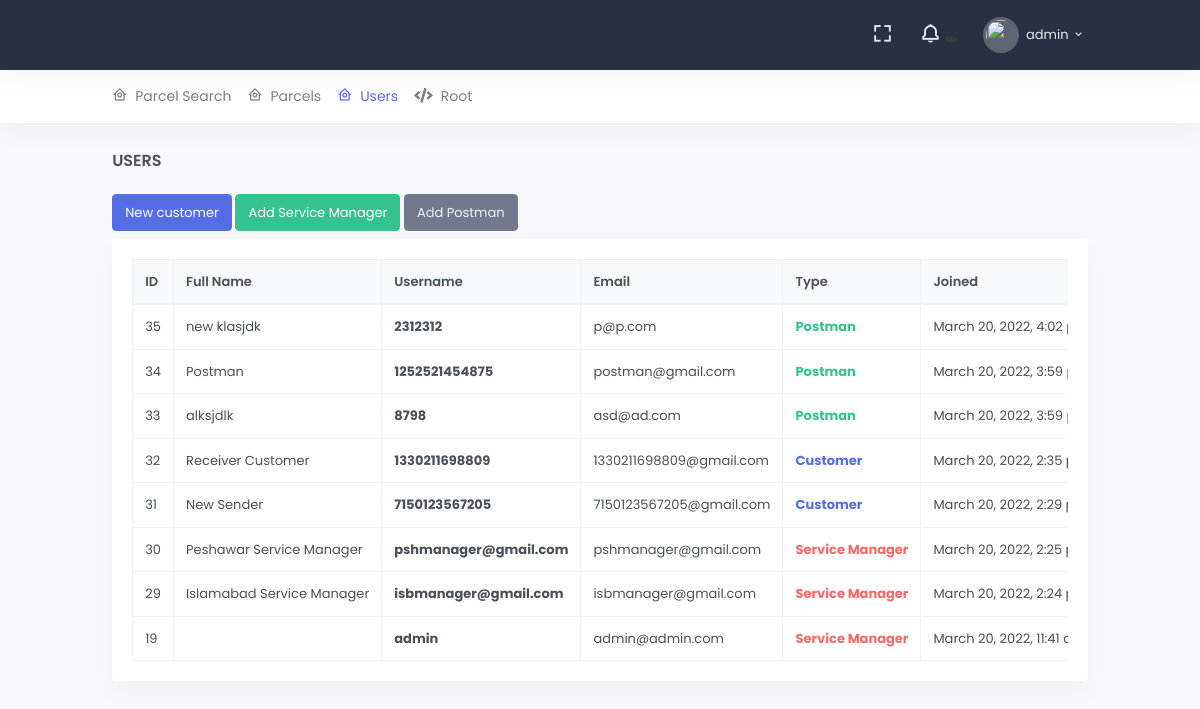
Page /a/user/ (signed in) on the earlier database version.
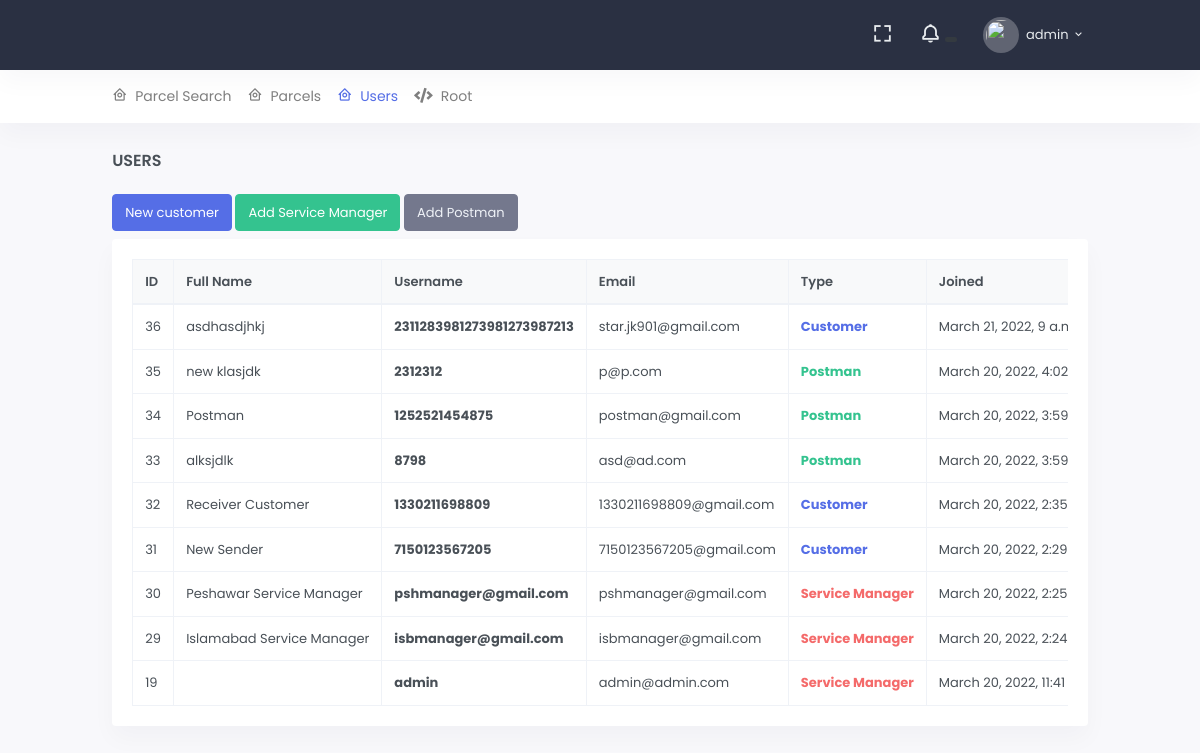
Same page on the later database version.
### src/accounts/models.py (models this page shows, shortened)
class User(AbstractUser):
    profile_image = ResizedImageField(
        upload_to='account/images/profiles/', null=True, blank=True, size=[100, 100], quality=75, force_format='PNG',
        help_text='size of logo must be 100*100 and format must be png image file', crop=['middle', 'center']
    )
    phone_number = models.CharField(max_length=30, null=True, blank=True)
    cnic = models.CharField(max_length=13, null=True, blank=True,
                            help_text="13 digits cnic without -")
    address = models.TextField(max_length=30, null=True, blank=True)
    latitude = models.DecimalField(max_digits=9, decimal_places=6, default=0.00, blank=True, null=True)
    longitude = models.DecimalField(max_digits=9, decimal_places=6, default=0.00, blank=True, null=True)
    office = models.ForeignKey('api.PostOffice', null=True, blank=True, on_delete=models.SET_NULL)
    is_customer = models.BooleanField(default=True)
    is_postman = models.BooleanField(default=False)
    city = models.CharField(max_length=30, null=True, blank=True, default="Default")
    postal_code = models.IntegerField(default=0, null=True, blank=True)
    class Meta:
        ordering = ['-id']
        verbose_name = 'User'
        verbose_name_plural = 'Users'

### src/portals/admins/views.py (the view)
# urls.py: path('user/', UserListView.as_view(), name='user'),
@method_decorator(admin_decorators, name='dispatch')
class UserListView(ListView):
    queryset = User.objects.all()
    template_name = 'admins/user_list.html'

### src/portals/admins/templates/admins/user_list.html (shortened to what this page needs)
{% extends 'core/base.html' %}
{% load custom_tags %}
{% block page_heading %}
    Users
{% endblock %}
{% block content %}
    <div class="row mb-2">
        <div class="col-lg-12">
            <a href="{% url 'admins:add-parcel' %}" class="btn btn-primary">New customer</a>
            <a href="{% url 'admins:add-super-user' %}" class="btn btn-success">Add Service Manager</a>
            <a href="{% url 'admins:add-postman-user' %}" class="btn btn-secondary">Add Postman</a>
        </div>
    </div>
    <div class="row">
        <div class="col-12">
            <div class="card">
                <div class="card-body">
                    {% if user_list %}
                        <div class="table-responsive">
                            <table class="table table-bordered table-centered table-nowrap mb-0">
                                <thead class="thead-light">
                                <tr>
                                    <th>ID</th>
                                    <th>Full Name</th>
                                    <th>Username</th>
                                    <th>Email</th>
                                    <th>Type</th>
                                    <th>Joined</th>
                                </tr>
                                </thead>
                                <tbody>
                                {% for object in user_list %}
                                    <tr>
                                        <td>{{ object.pk }}</td>
                                        <td>{{ object.first_name }} {{ object.last_name }}</td>
                                        <td><b>{{ object.username }}</b></td>
                                        <td>{{ object.email }}</td>
                                        <td>
                                            {% if object.is_superuser %}
                                                <b class="text-danger">Service Manager</b>
                                            {% elif object.is_staff %}
                                                <b class="text-warning">Staff</b>
                                            {% elif object.is_customer %}
                                                <b class="text-primary">Customer</b>
                                            {% elif object.is_postman %}
                                                <b class="text-success">Postman</b>
                                            {% endif %}
                                        </td>
                                        <td>{{ object.date_joined }}</td>
                                    </tr>
                                {% endfor %}
                                </tbody>
                            </table>
                        </div>
                    {% else %}
                        <b class="text-danger">! No users found</b>
                    {% endif %}
                </div>
            </div>
        </div>
    </div>
{% endblock %}

### templates/core/base.html (shortened to what this page needs)
{% load static %}
<!doctype html>
<html lang="en">
<head>
    <link rel="stylesheet" href="{% static 'core/theme/css/app.min.css' %}">
    <link rel="stylesheet" href="{% static 'core/theme/css/bootstrap.min.css' %}">
    <link rel="stylesheet" href="{% static 'core/theme/css/icons.min.css' %}">
</head>
<body data-topbar="dark" data-layout="horizontal">
<div id="layout-wrapper">
    {% block base_top_nav %}
        {% include 'core/base_head.html' %}
    {% endblock %}
    {% block dont_include_details %}
        <div class="main-content">
            <div class="page-content mt-4">
                <div class="container-fluid mt-5">
                    <div class="row">
                        <div class="col-12">
                            <div class="page-title-box d-flex align-items-center justify-content-between">
                                <h4 class="mb-0 font-size-18">
                                    {% block page_heading %} {% endblock %}</h4>
                            </div>
                        </div>
                    </div>
                    <div class="row">
                        <div class="col-12">
                            {% block content %}
                            {% endblock %}
                        </div>
                    </div>
                </div>
            </div>
        </div>
    {% endblock %}
</div>
</body>
</html>

### templates/core/base_head.html (shortened to what this page needs)
{% load static %}
<header id="page-topbar">
    <div class="navbar-header">
        <div class="d-flex">
            <div class="navbar-brand-box">
            </div>
        </div>
        <div class="d-flex">
            <div class="dropdown d-none d-lg-inline-block ml-1">
                <button type="button" class="btn header-item noti-icon waves-effect" data-toggle="fullscreen">
                    <i class="bx bx-fullscreen"></i>
                </button>
            </div>
            <div class="dropdown d-inline-block">
                <button type="button" class="btn header-item noti-icon waves-effect"
                        id="page-header-notifications-dropdown"
                        data-toggle="dropdown" aria-haspopup="true" aria-expanded="false">
                    <i class="bx bx-bell bx-tada"></i>
                    <span class="badge badge-dark badge-pill">
                    </span>
                </button>
            </div>
            <div class="dropdown d-inline-block">
                <button type="button" class="btn header-item waves-effect" id="page-header-user-dropdown"
                        data-toggle="dropdown" aria-haspopup="true" aria-expanded="false">
                    {% if request.user.profile_image %}
                        <img class="rounded-circle header-profile-user" src="{{ request.user.profile_image.url }}"
                             alt="Header Avatar">
                    {% else %}
                        <img class="rounded-circle header-profile-user" src="{% static 'core/images/no-user.png' %}">
                    {% endif %}
                    <span class="d-none d-xl-inline-block ml-1">{{ request.user.username }}</span>
                    <i class="mdi mdi-chevron-down d-none d-xl-inline-block"></i>
                </button>
            </div>
        </div>
    </div>
</header>
<div class="topnav">
    <div class="container-fluid">
        <nav class="navbar navbar-light navbar-expand-lg topnav-menu">
            <div class="collapse navbar-collapse" id="topnav-menu-content">
                <ul class="navbar-nav">
                    {% include 'core/include/admin_header.html' %}
                </ul>
            </div>
        </nav>
    </div>
</div>

### templates/core/include/admin_header.html
{% load static %}
<li class="nav-item">
    {% if request.user.is_superuser %}
        <a class="nav-link dropdown-toggle arrow-none" href="{% url 'admins:parcel-search' %}">
            <i class="bx bx-home-circle mr-2"></i>Parcel Search
        </a>
    {% else %}
        <a class="nav-link dropdown-toggle arrow-none" href="{% url 'customer:parcel-search' %}">
            <i class="bx bx-home-circle mr-2"></i>Parcel Search
        </a>    {% endif %}
</li>
<li class="nav-item">
    {% if request.user.is_superuser %}
        <a class="nav-link dropdown-toggle arrow-none" href="{% url 'admins:parcel' %}">
            <i class="bx bx-home-circle mr-2"></i>Parcels
        </a>
    {% else %}
        <a class="nav-link dropdown-toggle arrow-none" href="{% url 'customer:parcel' %}">
            <i class="bx bx-home-circle mr-2"></i>Parcels
        </a>    {% endif %}
</li>
<li class="nav-item">
    {% if request.user.is_superuser %}
        <a class="nav-link dropdown-toggle arrow-none" href="{% url 'admins:user' %}">
            <i class="bx bx-home-circle mr-2"></i>Users
        </a>
    {% endif %}
</li>
<li class="nav-item">
    {% if request.user.is_superuser %}
        <a class="nav-link dropdown-toggle arrow-none" href="/admin/">
            <i class="fa fa-code mr-2"></i>Root
        </a>
    {% endif %}
</li>

Differences in the rows shown:
added User: pk "36", first_name "asdhasdjhkj", username "2311283981273981273987213", email "star.jk901@gmail.com", is_superuser "Customer", date_joined "March 21, 2022, 9…"
